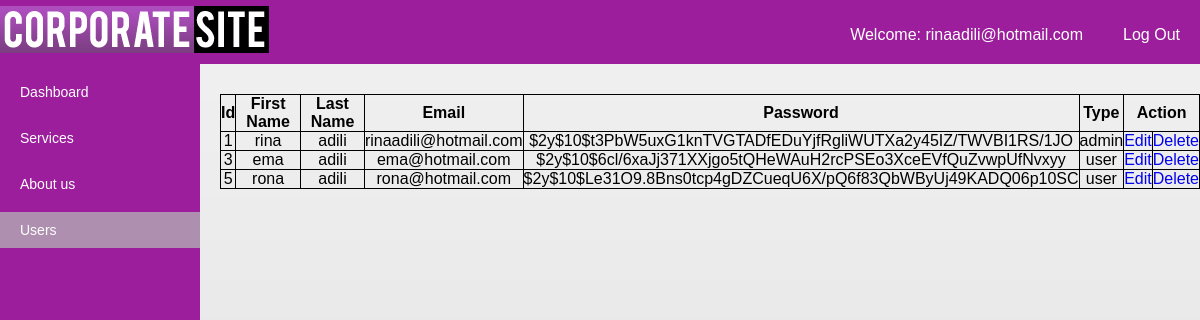
The app's page /CRUD/users.php (signed in) with its own data.
### tables this page shows
CREATE TABLE `user` (
  `id` int(100) NOT NULL,
  `name` varchar(100) NOT NULL,
  `surname` varchar(50) NOT NULL,
  `email` varchar(100) NOT NULL,
  `password` varchar(100) NOT NULL,
  `type` enum('admin','user') NOT NULL DEFAULT 'user'
);

### functions/session.php (called while the page is built, shortened)
<?php
$conn = mysqli_connect("localhost", "root", "", "corporate");
$user_check = $_SESSION['login_user'];
$query = "SELECT email,type from user where email = '$user_check'";
$ses_sql = mysqli_query($conn, $query);
$row = mysqli_fetch_assoc($ses_sql);
$login_session = $row['email'];
?>

### CRUD/users.php (the view, shortened to what this page needs)
<?php
    include('../functions/session.php');
    $timestamp = date("YmdHis");
    $query = "SELECT * from user";
    $result = $conn->query($query);
?>
<!DOCTYPE html>
<html>
<head>
    <link href="../css/style.css?v=<?php echo $timestamp;?>" rel="stylesheet" type="text/css">
</head>
<body>
    <div id="topbar">
        <a href="#"><img src="../images/logo.png"></a>
        <p><a href="../functions/logout.php">Log Out</a></p>
        <p>Welcome: <?php echo $login_session; ?></p>
    </div>
    <div id="sidebar">
        <ul>
            <li><a href="../admin/index.php">Dashboard</a></li>
            <li><a href="services.php">Services</a></li>
            <li><a href="about.php">About us</a></li>
            <li class="active"><a href="users.php">Users</a></li>
        </ul>
    </div>
    <div id="mainContent">
            <table id="servicesTable">
                <thead>
                    <tr>
                        <th>Id</th>
                        <th>First Name</th>
                        <th>Last Name</th>
                        <th>Email</th>
                        <th>Password</th>
                        <th>Type</th>
                        <th colspan="2">Action</th>
                    </tr>
                </thead>
                    <?php while($row = $result->fetch_assoc()) { ?>
                        <tr>
                            <td><?php echo $row['id']; ?></td>
                            <td><?php echo $row['name']; ?></td>
                            <td><?php echo $row['surname']; ?></td>
                             <td><?php echo $row['email']; ?></td>
                            <td><?php echo $row['password']; ?></td>
                             <td><?php echo $row['type']; ?></td>
                            <td><a href="edit_users.php?id=<?php echo $row['id']; ?>">Edit</a></td>
                            <td><a href="delete_users.php?id=<?php echo $row['id']; ?>">Delete</a></td>
                        </tr>
                    <?php } ?>
            </table>
            <br><br>
    </div>
</body>
</html>

### css/style.css (style rules this page uses)
* { margin: 0; padding: 0; list-style: none; list-style: none; text-decoration: none; }
body { background: #d8d8d8 url(../images/bg.jpg) repeat-x top center; color: #fff; border-top: 6px solid #9d1e9c; box-sizing: border-box; font-family: Arial, Helvetica, sans-serif; min-width: 960px; }
#topbar { background: #9d1e9c; display: block; overflow: hidden; }
#topbar p { float: right; padding: 10px; margin: 10px 10px; color: #fff; }
#topbar p a { color: #fff; }
#sidebar { float: left; width: 200px; background: #9d1e9c; color: #fff; position: absolute; font-family:"Arial", "Sans-serif"; font-size: 14px; margin-bottom: -101%; padding-bottom: 101%; }
#sidebar ul { list-style: none; padding: 0; }
#sidebar ul li { margin: 10px 0px; padding: 10px 0px; color: #fff; }
#sidebar ul li a { color: #fff; text-decoration: none; padding: 0; margin: 0px 20px; }
#sidebar ul .active { background: #ae8faf; }
#mainContent { color: #000; position: relative; margin-top: 30px; margin-left: 220px; text-align: center; }
table { border-collapse: collapse; }
table, th, td { border: 1px solid black; }

### records on screen
user: email "rinaadili@hotmail.com", id "1", name "rina", surname "adili", password "$2y$10$t3PbW5uxG1knTVGTADfEDuYjfRgliWUTXa2y45IZ/TWVBI1RS/1JO", type "admin"
user: id "3", name "ema", surname "adili", email "ema@hotmail.com", password "$2y$10$6cl/6xaJj371XXjgo5tQHeWAuH2rcPSEo3XceEVfQuZvwpUfNvxyy", type "user"
user: id "5", name "rona", surname "adili", email "rona@hotmail.com", password "$2y$10$Le31O9.8Bns0tcp4gDZCueqU6X/pQ6f83QbWByUj49KADQ06p10SC", type "user"
